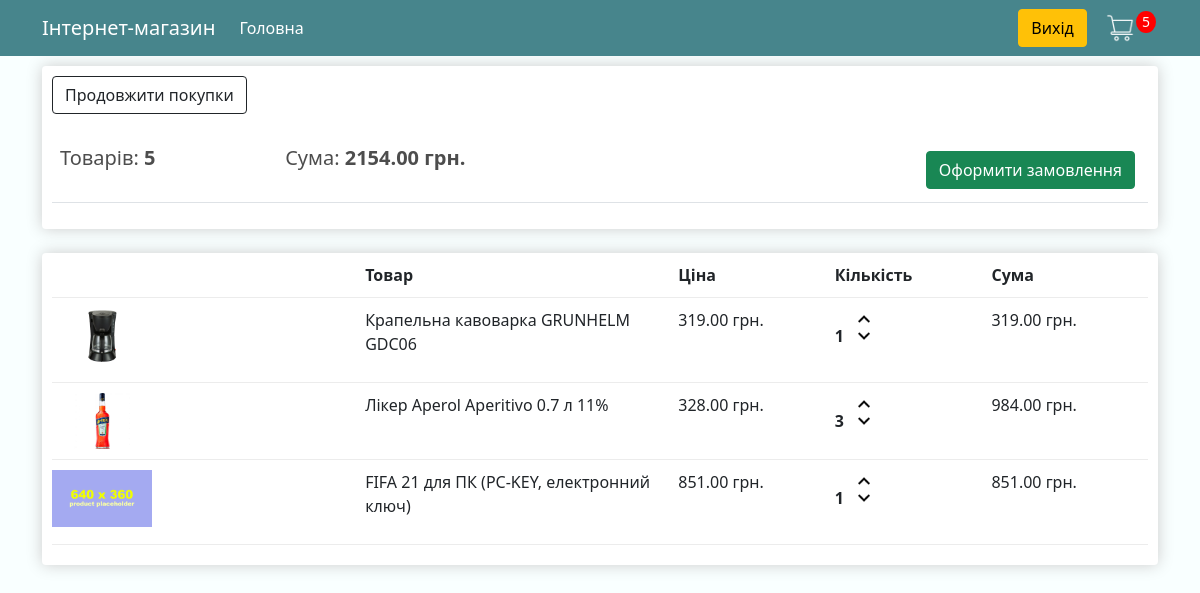
/cart/ (signed in), run on an earlier commit of the app's database.
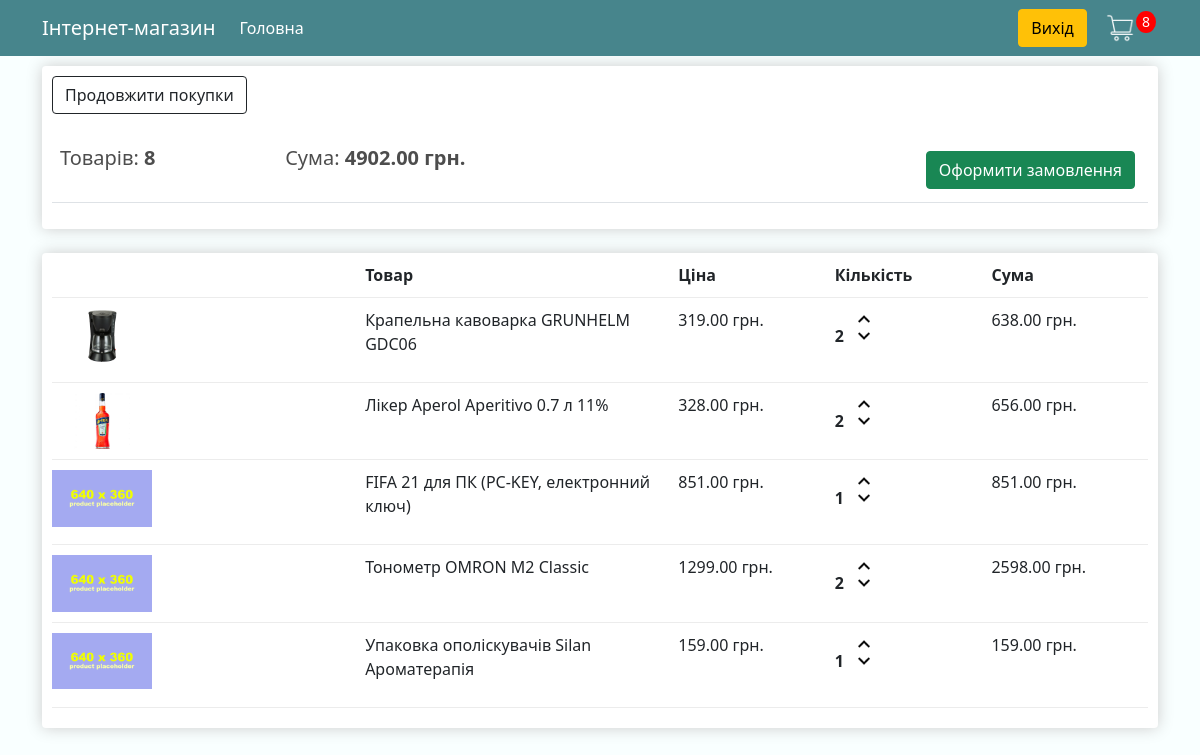
And on a later commit of the database.
### store/models.py (models this page shows, shortened)
class Order(models.Model):
    customer = models.ForeignKey(Customer, on_delete=models.SET_NULL, blank=True,
                                 null=True)
    date_ordered = models.DateTimeField(auto_now_add=True)
    is_complete = models.BooleanField(default=False, null=True, blank=False)
    transaction_id = models.CharField(max_length=150, null=True)
    @property
    def get_cart_total(self):
        orderitems = self.orderitem_set.all()
        total = sum([item.get_total for item in orderitems])
        return total
    @property
    def get_cart_items(self):
        orderitems = self.orderitem_set.all()
        total = sum([item.quantity for item in orderitems])
        return total

class OrderItem(models.Model):
    product = models.ForeignKey(Product, on_delete=models.SET_NULL, null=True)
    order = models.ForeignKey(Order, on_delete=models.SET_NULL, null=True)
    quantity = models.IntegerField(default=0, null=True, blank=True)
    date_added = models.DateTimeField(auto_now_add=True)
    @property
    def get_total(self):
        total = self.product.price * self.quantity
        return total

class Product(models.Model):
    name = models.CharField(max_length=100, null=True)
    price = models.DecimalField(max_digits=9, decimal_places=2)
    image = models.ImageField(null=True, blank=True)
    is_digital = models.BooleanField(default=False, null=True, blank=False)
    @property
    def imageURL(self):
        try:
            url = self.image.url
        except:
            url = 'images/prod_placeholder.png'
        return url

### store/views.py (the view)
# urls.py: path('cart/', views.cart, name="cart"),
def cart(request):
    page_title = 'Корзина — Інтернет-магазин Дмитра Гурського'
    data = cartData(request)
    cartItems = data['cartItems']
    order = data['order']
    items = data['items']
    context = {
        'page_title': page_title,
        'items': items,
        'order': order,
        'cartItems': cartItems,
    }
    return render(request, 'store/cart.html', context)

### store/utils.py (called while the page is built)
def cartData(request):
    if request.user.is_authenticated:
        customer = request.user.customer
        order, created = Order.objects.get_or_create(customer=customer, is_complete=False)
        items = order.orderitem_set.all()
        cartItems = order.get_cart_items
    else:
        cookieData = cookieCart(request)
        cartItems = cookieData['cartItems']
        order = cookieData['order']
        items = cookieData['items']
    return {'cartItems': cartItems, 'order': order, 'items': items}

### store/templates/store/cart.html
{% extends 'store/main.html' %}
{% load static %}
{% block content %}
<div class="row">
<div class="col-lg-12">
    <div class="box-element">
        <a class="btn btn-outline-dark" href="{% url 'home' %}">Продовжити покупки</a>
        <br>
        <br>
        <table class="table">
            <tr>
                <th><h5>Товарів: <strong>{{ order.get_cart_items }}</strong></h5></th>
                <th><h5>Сума: <strong>{{ order.get_cart_total|floatformat:2 }} грн.</strong></h5></th>
                <th>
                    <a style="float: right; margin: 5px;" class="btn btn-success" href="{% url 'checkout' %}">
                    Оформити замовлення</a>
                </th>
            </tr>
        </table>
    </div>
    <br>
    <div class="box-element">
        <div class="cart-row">
            <div style="flex: 2"></div>
            <div style="flex: 2"><strong>Товар</strong></div>
            <div style="flex: 1"><strong>Ціна</strong></div>
            <div style="flex: 1"><strong>Кількість</strong></div>
            <div style="flex: 1"><strong>Сума</strong></div>
        </div>
        {% for item in items %}
        <div class="cart-row">
					<div style="flex:2"><img class="row-image" src="{{item.product.imageURL}}"></div>
					<div style="flex:2"><p>{{ item.product.name}}</p></div>
					<div style="flex:1"><p>{{ item.product.price|floatformat:2 }} грн.</p></div>
					<div style="flex:1">
						<p class="quantity">{{ item.quantity }}</p>
						<div class="quantity">
							<img data-product="{{item.product.id}}" data-action="add" class="chg-quantity update-cart" src="{% static  'images/cart-up.png' %}">
							<img data-product="{{item.product.id}}" data-action="remove" class="chg-quantity update-cart" src="{% static  'images/cart-down.png' %}">
						</div>
					</div>
					<div style="flex:1"><p>{{ item.get_total|floatformat:2 }} грн.</p></div>
        </div>
        {% endfor %}
    </div>
</div>
</div>
{% endblock %}

### store/templates/store/main.html (shortened to what this page needs)
<!DOCTYPE html>
{% load static %}
<html>
<head>
    <link href="https://cdn.jsdelivr.net/npm/bootstrap@5.0.0-beta2/dist/css/bootstrap.min.css" rel="stylesheet"
>
    <link rel="stylesheet" type="text/css" href="{% static 'styles/main.css' %}">
</head>
<body>
<nav class="navbar navbar-expand-lg navbar-dark bg-dark">
    <div class="container">
        <a class="navbar-brand" href="{% url 'home' %}">Інтернет-магазин</a>
        <div class="collapse navbar-collapse" id="navbarSupportedContent">
            <ul class="navbar-nav me-auto mb-2 mb-lg-0">
                <li class="nav-item">
                    <a class="nav-link active" aria-current="page" href="{% url 'home' %}">Головна</a>
                </li>
            </ul>
            <div class="form-inline my-2 my-lg-0">
                {% if user.is_authenticated %}
                <a href="/accounts/logout" class="btn btn-warning">Вихід</a>
                {% endif %}
                <a href="{% url 'cart' %}">
                    <img id="cart-icon" src="{% static 'images/cart.png' %}">
                </a>
                <p id="cart-total">{{ cartItems }}</p>
            </div>
        </div>
    </div>
</nav>
<div class="container">
    {% block content %}
    {% endblock %}
</div>
</body>
</html>

### static/styles/main.css (style rules this page uses)
body { background-color: #f9ffff; }
h1,h2,h3,h4,h5,h6 { color:hsl(0, 0%, 30%); }
.box-element { box-shadow:hsl(0, 0%, 80%) 0 0 16px; background-color: #fff; border-radius: 4px; padding: 10px; }
.bg-dark { background-color: #47858c !important; }
#cart-icon { width:28px; display: inline-block; margin-left: 15px; }
#cart-total { float: right; margin: 2px; display: block; text-align: center; color:#fff; background-color: red; width: 20px; height: 22px; border-radius: 70%; font-size: 14px; }
.col-lg-4, .col-lg-6, .col-lg-8, .col-lg-12 { margin-top: 10px; }
.btn { border-radius: 4px; }
.row-image { width: 100px; }
.cart-row { display: flex; align-items: flex-stretch; padding-bottom: 10px; margin-bottom: 10px; border-bottom: 1px solid #ececec; }
.quantity { display: inline-block; font-weight: 700; padding-right:10px; }
.chg-quantity { width: 12px; cursor: pointer; display: block; margin-top: 5px; transition:.1s; }

What changed in the data, as far as the page shows it:
changed through a linked row, Order: get_cart_items "5" → "8"; get_cart_total "2154.00" → "4902.00"
changed OrderItem "Крапельна кавоварка GRUNHELM GDC06": quantity "1" → "2"; get_total "319.00" → "638.00"
changed OrderItem "Лікер Aperol Aperitivo 0.7 л 11%": quantity "3" → "2"; get_total "984.00" → "656.00"
added OrderItem: product.name "Тонометр OMRON M2 Classic", product.price "1299.00", quantity "2", get_total "2598.00"
added OrderItem: product.name "Упаковка ополіскувачів Silan Ароматерапія", product.price "159.00", quantity "1", get_total "159.00"
Also different on the page:
{{ cartItems }}: "5" → "8"
